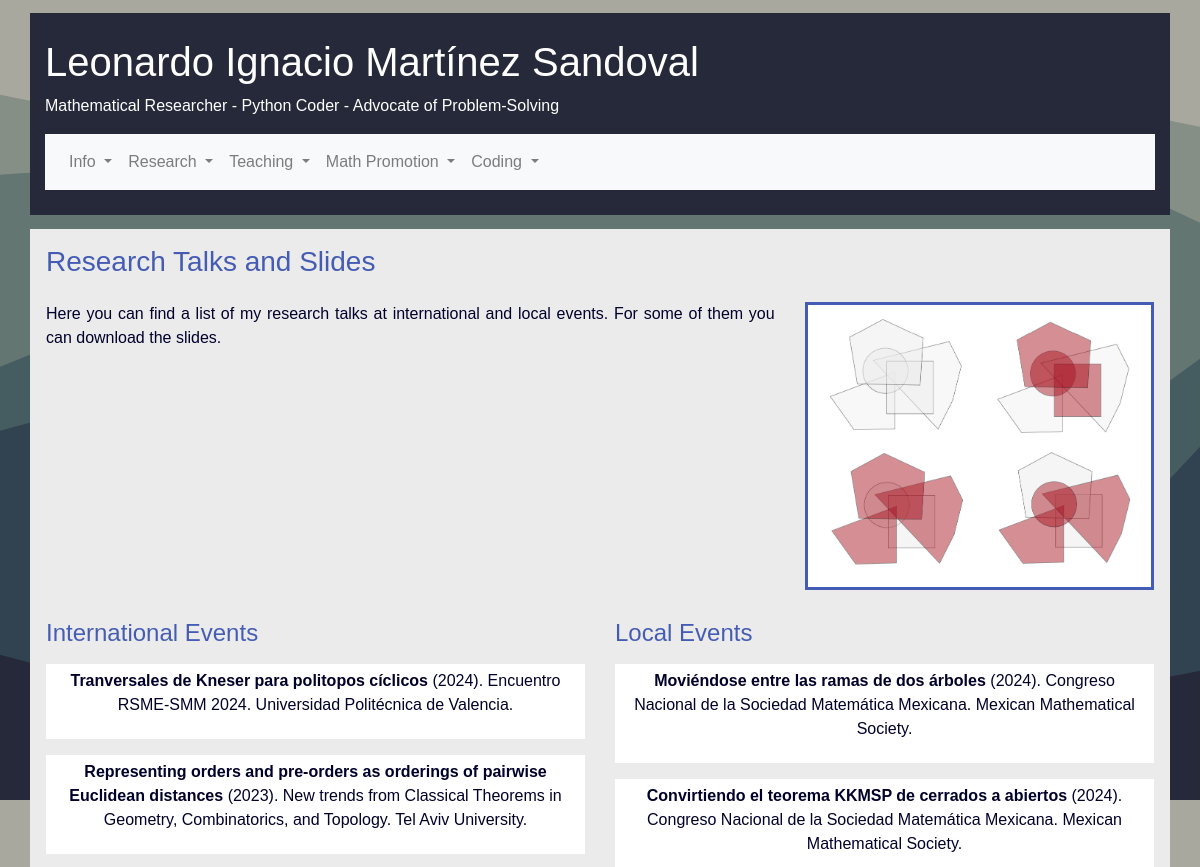
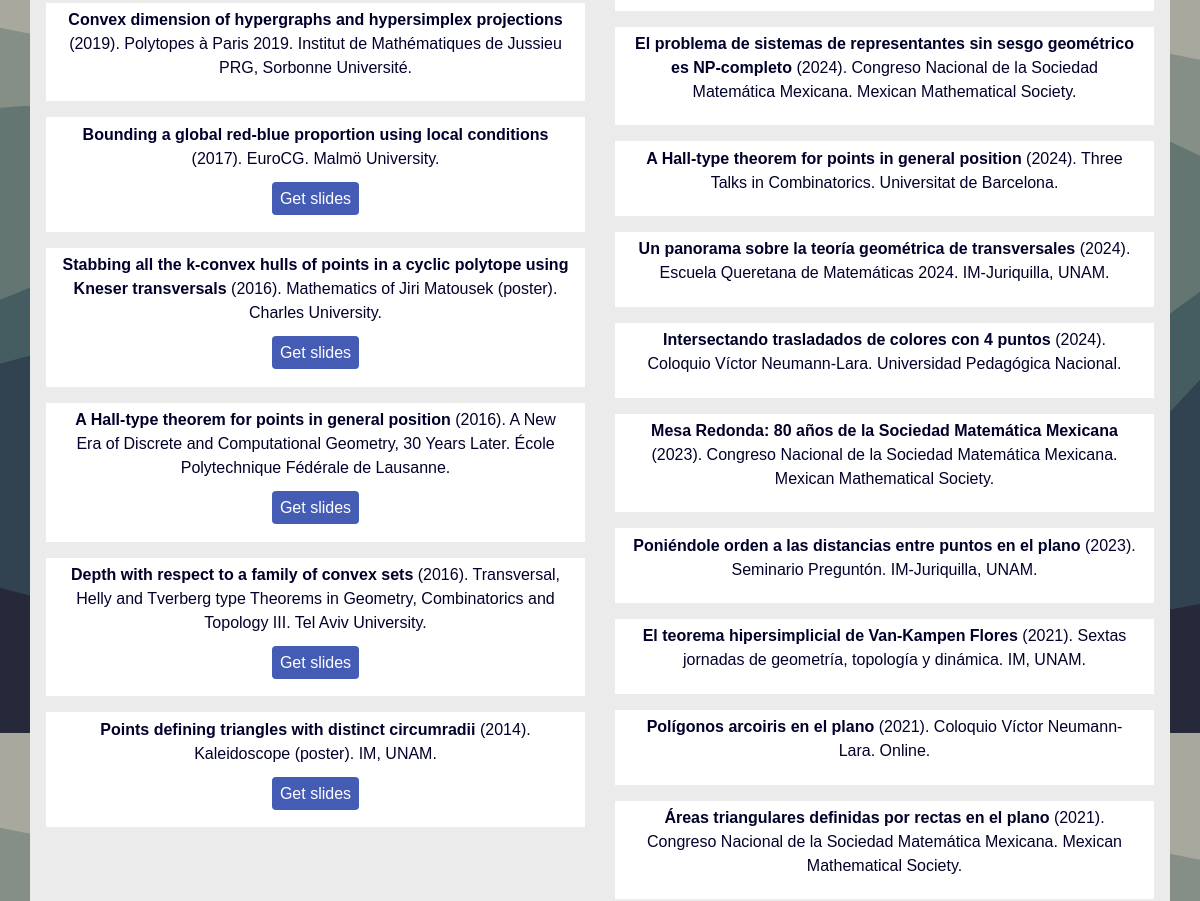
Page /tresearch (upper part) on the earlier database version (2 pictures, top to bottom).
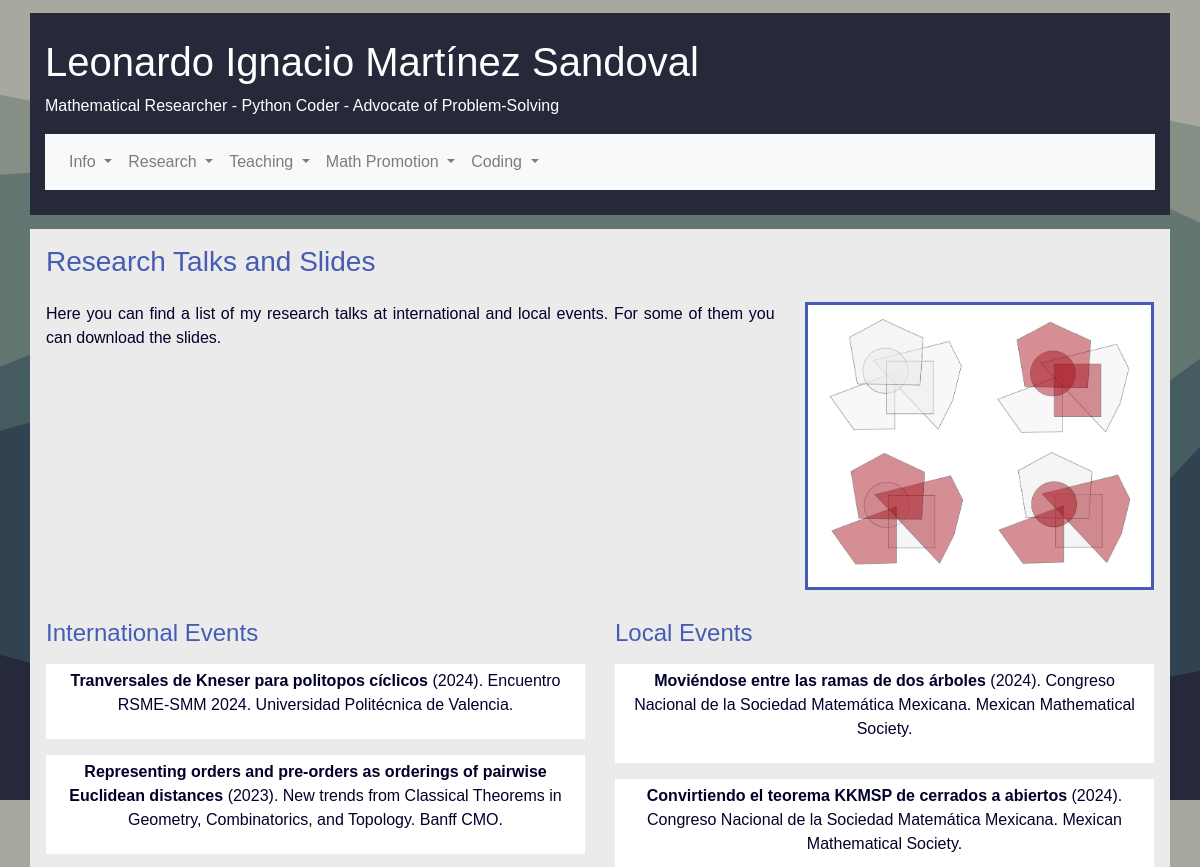
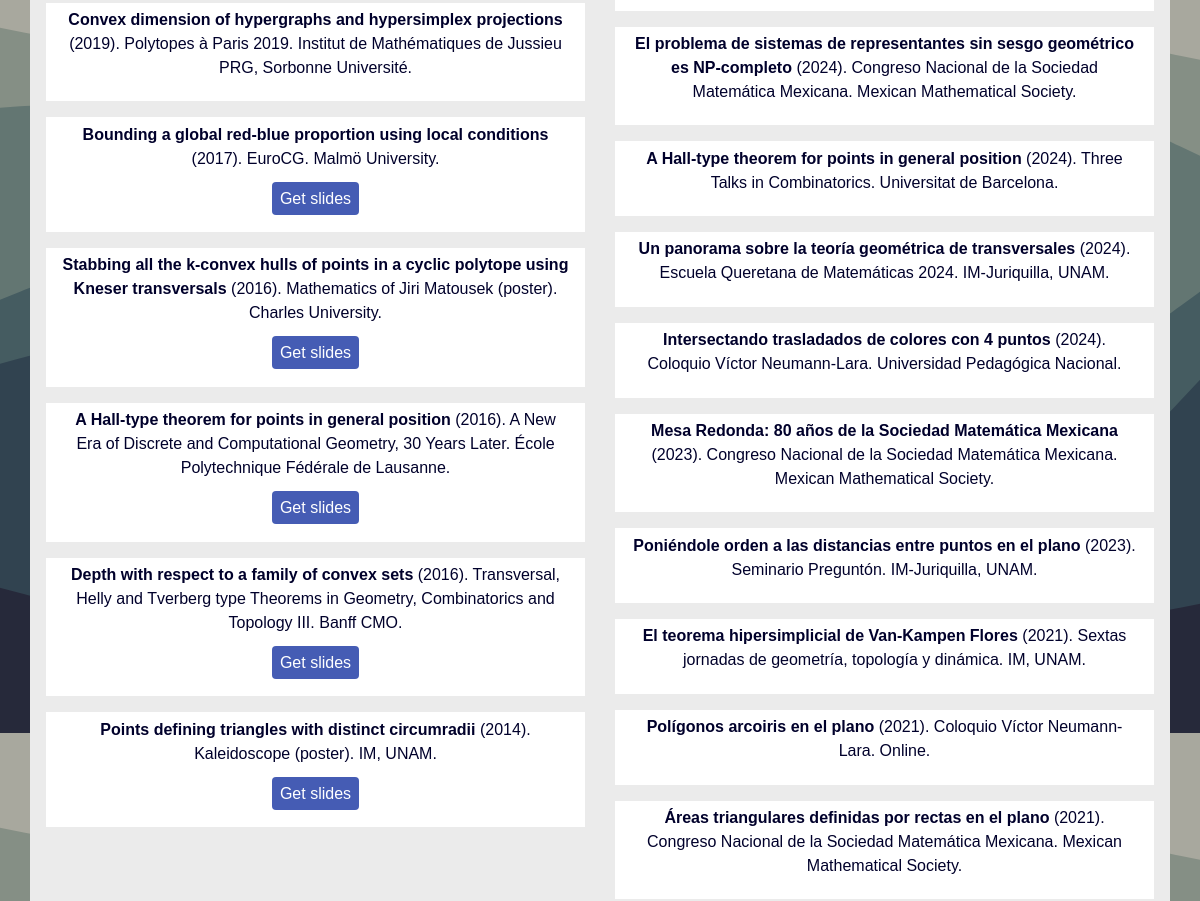
Same page on the later database version (2 pictures, top to bottom).
### personalpage/models.py (models this page shows, shortened)
class Talk(db.Model):
    __tablename__ = 'talk'
    id = db.Column(db.Integer, primary_key=True)
    date = db.Column(db.Date(), default=date.today())
    title = db.Column(db.String(80), unique=True, nullable=False)
    slides = db.Column(db.String(140))
    event = db.Column(db.String(140), nullable=False)
    event_type =  db.Column(db.String(80), nullable=False)
    event_type_spa = db.Column(db.String(80), nullable=False)
    institution = db.Column(db.Integer, db.ForeignKey('institution.id'))
    location = db.Column(db.Integer, db.ForeignKey('location.id'))

class Institution(db.Model):
    __tablename__ = 'institution'
    id = db.Column(db.Integer, primary_key=True)
    name = db.Column(db.String(80), unique=True, nullable=False)
    name_spa = db.Column(db.String(80), unique=True, nullable=False)
    location = db.Column(db.Integer, db.ForeignKey('location.id'))

### personalpage/cv.py (the view)
@app.route("/tresearch")
def tresearch():
    talks = Talk.query\
        .select_from(Talk)\
        .join(Institution)\
        .join(Location,Talk.location==Location.id)\
        .add_entity(Institution)\
        .add_entity(Location)\
        .all()
    return render_template("personalpage/tresearch.html", talks=talks)

### personalpage/templates/personalpage/tresearch.html (shortened to what this page needs)
{% extends "body_template.html" %}
    {% block content %}
    <div class="container outter pt-3 pl-3 pr-3">
        <h3>Research Talks and Slides</h3>
        <div class="row pt-3">
            <div class="col-md-8">
            <p style="text-align: justify"> Here you can find a list of my research talks at international and local events. For some of them you can
            download the slides. </p>
        </div>
        <div class="col-md-4" id="data">
            <div class="blockitem">
                <img class="img-fluid" src="/static/helly-3.png"></img>
            </div>
            </div>
        </div>
        <div class="row pt-3">
            <div class="col-lg-6">
                <h4> International Events </h4>
                    {% for item in talks | sort(attribute='Talk.date', reverse = True ) %}
                    {% if item.Talk.event_type == "r_int" %}
                    <div class="paperitem wrapper mb-3 mt-3">
                        <div class="prob-info">
                            <p><strong> {{ item.Talk.title }}</strong> ({{item.Talk.date.strftime('%Y')}}). {{ item.Talk.event }}. {{ item.Institution.name + '.' if item.Institution.name}}
                            {% if item.Talk.slides %}</p>
                            <p><a href="/static/slides/{{ item.Talk.slides }}" class="goodie" target="_blank"> Get slides</a></p>
                            {% endif %}
                        </div>
                    </div>
                    {% endif %}
                    {% endfor %}
            </div>
            <div class="col-lg-6">
                <h4> Local Events </h4>
                {% for item in talks | sort(attribute='Talk.date', reverse = True )%}
                    {% if item.Talk.event_type == "r_local" %}
                    <div class="paperitem wrapper mb-3 mt-3">
                        <div class="prob-info">
                            <p><strong> {{ item.Talk.title }}</strong> ({{item.Talk.date.strftime('%Y')}}). {{ item.Talk.event }}. {{ item.Institution.name + '.' if item.Institution.name}}
                        </div>
                    </div>
                    {% endif %}
                    {% endfor %}
            </div>
        </div>
    </div>
    {% endblock %}

Differences in the rows shown:
changed Talk "Representing orders and pre-orders as orderings of pairwise Euclidean distances": Institution "Tel Aviv University." → "Banff CMO."
changed Talk "Depth with respect to a family of convex sets": Institution "Tel Aviv University." → "Banff CMO."
